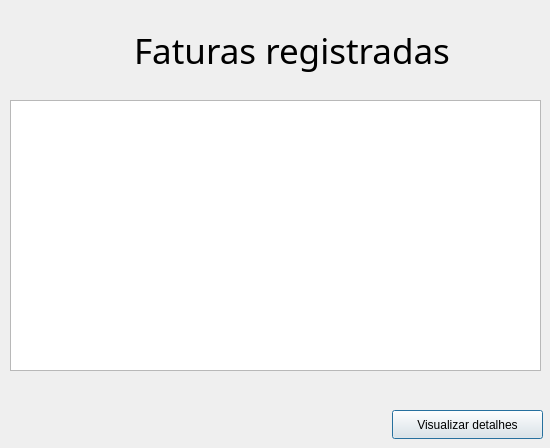
<?xml version="1.0" encoding="UTF-8"?>
<ui version="4.0">
 <class>Dialog</class>
 <widget class="QDialog" name="Dialog">
  <property name="geometry">
   <rect>
    <x>0</x>
    <y>0</y>
    <width>550</width>
    <height>448</height>
   </rect>
  </property>
  <property name="sizePolicy">
   <sizepolicy hsizetype="Fixed" vsizetype="Fixed">
    <horstretch>0</horstretch>
    <verstretch>0</verstretch>
   </sizepolicy>
  </property>
  <property name="minimumSize">
   <size>
    <width>550</width>
    <height>448</height>
   </size>
  </property>
  <property name="maximumSize">
   <size>
    <width>550</width>
    <height>448</height>
   </size>
  </property>
  <property name="windowTitle">
   <string>Faturas registradas</string>
  </property>
  <widget class="QLabel" name="label">
   <property name="geometry">
    <rect>
     <x>134</x>
     <y>20</y>
     <width>321</width>
     <height>61</height>
    </rect>
   </property>
   <property name="font">
    <font>
     <family>Droid Sans</family>
     <pointsize>26</pointsize>
    </font>
   </property>
   <property name="text">
    <string>Faturas registradas</string>
   </property>
  </widget>
  <widget class="QListView" name="faturas">
   <property name="geometry">
    <rect>
     <x>10</x>
     <y>100</y>
     <width>531</width>
     <height>271</height>
    </rect>
   </property>
  </widget>
  <widget class="QPushButton" name="btn_view">
   <property name="geometry">
    <rect>
     <x>392</x>
     <y>410</y>
     <width>151</width>
     <height>29</height>
    </rect>
   </property>
   <property name="text">
    <string>Visualizar detalhes</string>
   </property>
  </widget>
 </widget>
 <resources/>
 <connections/>
</ui>
